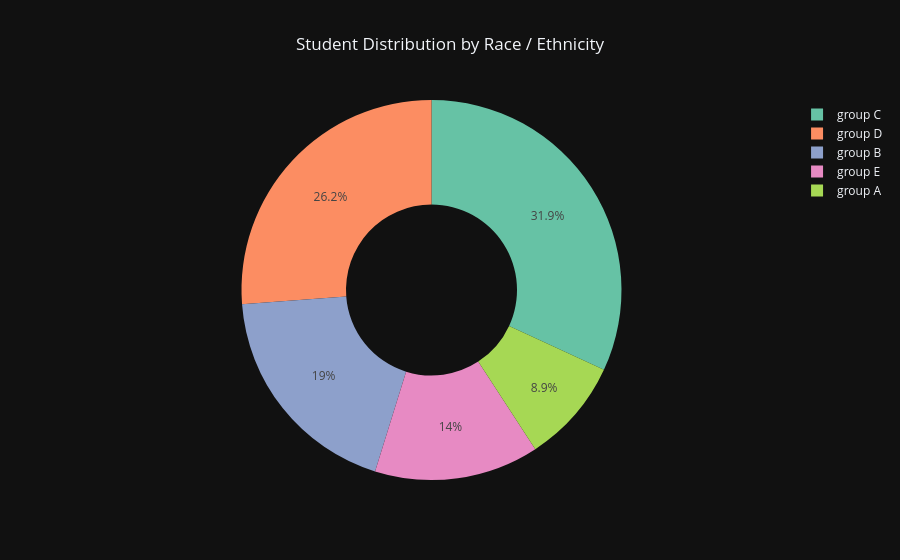

Here is the notebook cell this chart was saved with:
### Code cell
# Race / Ethnicity
fig = px.pie(
    df, names='race_ethnicity',
    title='Student Distribution by Race / Ethnicity',
    hole=0.45,
    color_discrete_sequence=px.colors.qualitative.Set2,
)
style(fig)
fig.show()

### Figure 1 — Plotly figure (JSON) as saved in the notebook; plotly's stock layout.template omitted (floating-point values rounded to 4 significant figures; data arrays with more than 128 entries replaced by an {"elided": "..."} marker saying what was removed)
{"data": [{"domain": {"x": [0, 1], "y": [0, 1]}, "hole": 0.45, "hovertemplate": "race_ethnicity=%{label}<extra></extra>", "labels": {"elided": "1000 str values"}, "legendgroup": "", "name": "", "showlegend": true, "type": "pie"}], "layout": {"legend": {"tracegroupgap": 0}, "piecolorway": ["rgb(102,194,165)", "rgb(252,141,98)", "rgb(141,160,203)", "rgb(231,138,195)", "rgb(166,216,84)", "rgb(255,217,47)", "rgb(229,196,148)", "rgb(179,179,179)"], "title": {"text": "Student Distribution by Race / Ethnicity", "x": 0.5}}}
